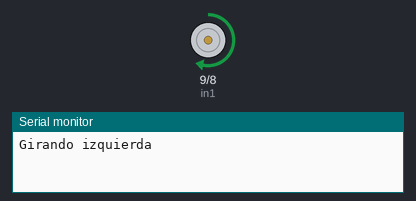
Recording of a program running on a simulated Arduino Uno, built with avr-gcc and run on an emulated ATmega328P. On the bench: motor-driver pin pairs drawn as motors (green arrow = first pin HIGH = forward, orange = second pin HIGH = backward, longer = more drive, scaled by the enable pin), the last lines printed to the serial monitor.

Above: at 2.5 s.
At 9.5 s:
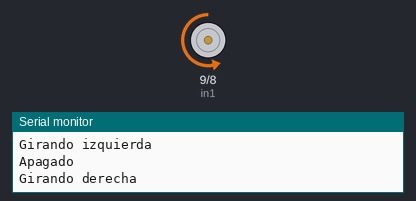
At 13.0 s:
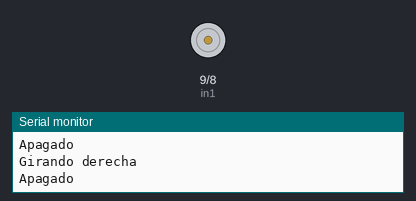
Timing chart, 0 to 18.2 s (numbered marks = the images above):
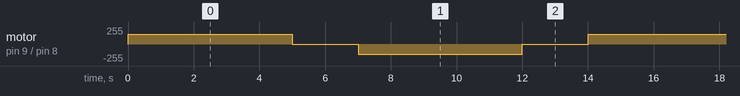

Measured:
- by itself, motor on pin 9 (in1) / pin 8 (in2): repeats every 14.0 s: stopped 2.0 s, backward 150/255 5.0 s, stopped 2.0 s, forward 150/255 5.0 s

The program:

main.cpp
```cpp
#include <Arduino.h>
int in1 = 9;
int in2 = 8;
int enA = 10;

void setup() {
  // put your setup code here, to run once:
  Serial.begin(9600);
  pinMode(enA, OUTPUT);
  pinMode(in1, OUTPUT);
  pinMode(in2, OUTPUT);
  digitalWrite(in1, LOW);
  digitalWrite(in2, LOW);
}

void loop() {
  // put your main code here, to run repeatedly:

  Serial.println("Girando izquierda");
  analogWrite(enA, 150);
  digitalWrite(in1, HIGH);
	digitalWrite(in2, LOW);
  delay(5000);

  Serial.println("Apagado");
	digitalWrite(in1, LOW);
	digitalWrite(in2, LOW);
  delay(2000);

  Serial.println("Girando derecha");
  digitalWrite(in2, HIGH);
	digitalWrite(in1, LOW);
  delay(5000);

  Serial.println("Apagado");
	digitalWrite(in1, LOW);
	digitalWrite(in2, LOW);
  delay(2000);
}
```
